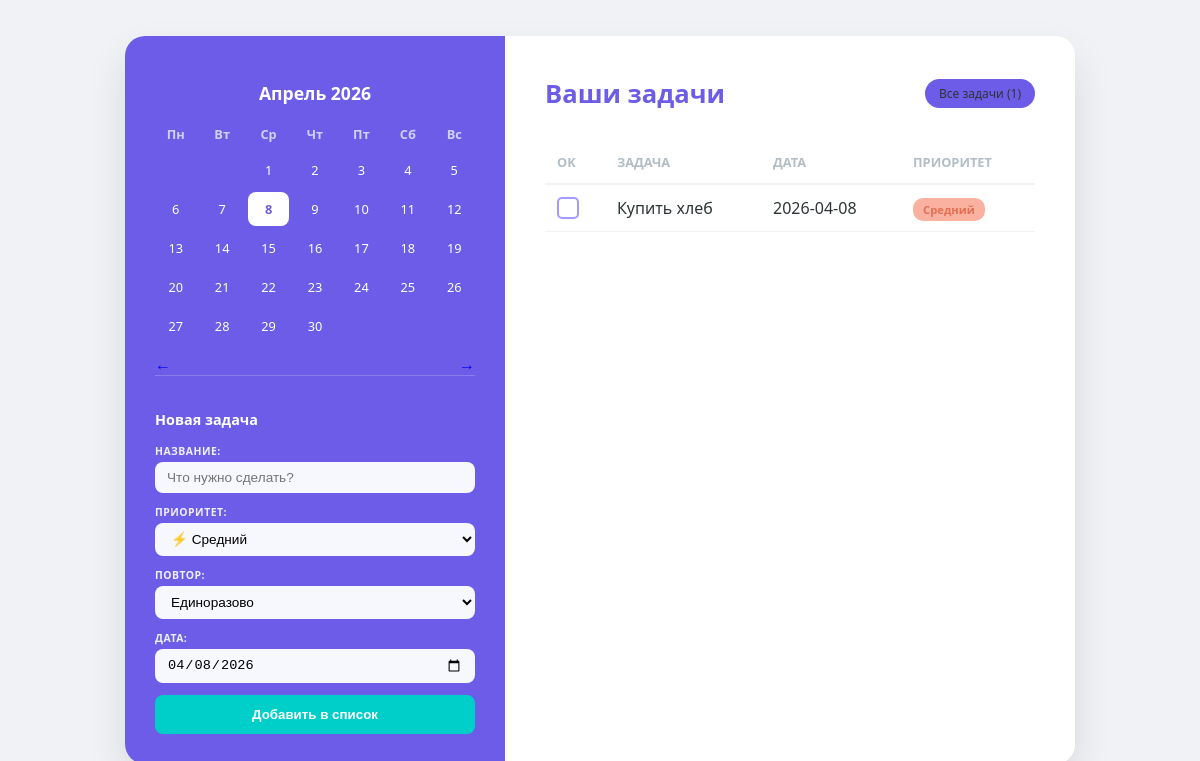
The page / (signed in) on the database its author committed.
### tables this page shows
CREATE TABLE todo (
                id INTEGER PRIMARY KEY AUTOINCREMENT,
                user_id INTEGER NOT NULL,
                name TEXT NOT NULL,
                priority TEXT NOT NULL,
                task_type TEXT NOT NULL,
                date TEXT NOT NULL,
                status INTEGER DEFAULT 0,
                FOREIGN KEY (user_id) REFERENCES users (id)
            );

### app.py (the view, shortened to what this page needs)
@app.route("/", methods=["GET", "POST"])
def index():
    if 'user_id' not in session:
        return redirect(url_for('auth_page'))
    selected_date = request.args.get('date')
    year = request.args.get('year', type=int)
    month = request.args.get('month', type=int)
    calendar_view = MonthCalendar(year, month)
    with get_db_connection() as conn:
        if selected_date:
            tasks = conn.execute(
                'SELECT * FROM todo WHERE user_id = ? AND date = ? ORDER BY id DESC',
                (session['user_id'], selected_date)
            ).fetchall()
            display_title = f"Задачи на {selected_date}"
        else:
            tasks = conn.execute(
                'SELECT * FROM todo WHERE user_id = ? ORDER BY date ASC, id DESC',
                (session['user_id'],)
            ).fetchall()
            display_title = "Ваши задачи"
    return render_template(
        'index.html',
        cal=calendar_view,
        tasks=tasks,
        display_title=display_title,
        username=session['username']
    )

### CalendarMatrix.py (called while the page is built)
    def get_month_name(self):
        return self.months_ru[self.month - 1]

    def get_days_matrix(self):
        cal = calendar.Calendar(firstweekday=0)
        return cal.monthdayscalendar(self.year, self.month)

    def is_today(self, day):
        return day == self.day_today

### app.py (called while the page is built)
def get_db_connection():
    conn = sqlite3.connect(DATABASE)
    conn.row_factory = sqlite3.Row
    return conn

### templates/index.html (shortened to what this page needs)
<!DOCTYPE html>
<html lang="ru">
<head>
    <link rel="stylesheet" href="{{ url_for('static', filename='style.css') }}">
</head>
<body>
<div class="container">
    <aside class="sidebar">
        <div class="calendar">
            <header>
                <h2>{{ cal.get_month_name() }} {{ cal.year }}</h2>
            </header>
            <div class="days-grid">
                <div class="day-name">Пн</div><div class="day-name">Вт</div><div class="day-name">Ср</div>
                <div class="day-name">Чт</div><div class="day-name">Пт</div><div class="day-name">Сб</div><div class="day-name">Вс</div>
                {% for week in cal.get_days_matrix() %}
                    {% for day in week %}
                        {% if day == 0 %}
                            <span></span>
                        {% else %}
                            {% set day_date = "%d-%02d-%02d"|format(cal.year, cal.month, day) %}
                            <div class="day {% if cal.is_today(day) %}active{% endif %} {% if selected_date == day_date %}selected{% endif %}">
                                <a href="/?date={{ day_date }}" style="text-decoration: none; color: inherit; display: block;">
                                    {{ day }}
                                </a>
                            </div>
                        {% endif %}
                    {% endfor %}
                {% endfor %}
            </div>
            <div class="calendar-nav" style="display: flex; justify-content: space-between; margin-top: 10px;">
                <a href="/?month={{ 12 if cal.month == 1 else cal.month - 1 }}&year={{ cal.year - 1 if cal.month == 1 else cal.year }}" style="text-decoration: none;">←</a>
                <a href="/?month={{ 1 if cal.month == 12 else cal.month + 1 }}&year={{ cal.year + 1 if cal.month == 12 else cal.year }}" style="text-decoration: none;">→</a>
            </div>
        </div>
        <form action="/" method="POST">
            <div class="add-task-form">
                <h3>Новая задача</h3>
                <div class="settings-group">
                    <label>Название:</label>
                    <input type="text" placeholder="Что нужно сделать?" class="input-field" name="todo_name" required>
                </div>
                <div class="settings-group">
                    <label>Приоритет:</label>
                    <select class="input-field select-priority" name="todo_priority">
                        <option value="medium" selected>⚡ Средний</option>
                    </select>
                </div>
                <div class="settings-group">
                    <label>Повтор:</label>
                    <select class="input-field" name="todo_return">
                        <option value="once">Единоразово</option>
                    </select>
                </div>
                <div class="settings-group">
                    <label>Дата:</label>
                    <input type="date" class="input-field" name="todo_date" required
                           value="{{ selected_date if selected_date else '%d-%02d-%02d'|format(cal.year, cal.month, cal.day_today or 1) }}">
                </div>
                <button type="submit" class="add-btn">Добавить в список</button>
            </div>
        </form>
    </aside>
    <main class="todo-section">
        <div class="header-flex">
            <h1>{{ display_title if display_title else "Мои задачи ✨" }}</h1>
            <div class="filter-chips">
                <a href="/" class="chip {% if not selected_date %}active{% endif %}" style="text-decoration: none; color: inherit;">Все задачи ({{ tasks|length }})</a>
            </div>
        </div>
        <table class="todo-table">
            <thead>
                <tr>
                    <th>OK</th>
                    <th>Задача</th>
                    <th>Дата</th>
                    <th>Приоритет</th>
                </tr>
            </thead>
            <tbody>
                {% for task in tasks %}
                <tr class="task-row {% if task['status'] == 1 %}completed{% endif %}" id="row-{{ task['id'] }}">
                    <td>
                        <label for="task-{{ task['id'] }}"></label>
                    </td>
                    <td class="task-text">{{ task['name'] }}</td>
                    <td class="task-days">{{ task['date'] }}</td>
                    <td>
                        <span class="badge {{ task['priority'] }}">
                            {% if task['priority'] == 'high' %} Высокий
                            {% elif task['priority'] == 'medium' %} Средний
                            {% else %} Низкий
                            {% endif %}
                        </span>
                    </td>
                </tr>
                {% else %}
                <tr>
                    <td colspan="4" style="text-align: center; padding: 20px; color: #999;">Задач нет. Время отдыхать! ☕</td>
                </tr>
                {% endfor %}
            </tbody>
        </table>
    </main>
</div>
</body>
</html>

### static/style.css (style rules this page uses)
:root { --bg-color: #f0f2f5; --card-bg: #ffffff; --primary: #6c5ce7; --primary-dark: #5b4cc4; --text: #2d3436; --accent: #a29bfe; --success: #00cec9; --success-hover: #00b894; --danger: #ff7675; }
body { font-family: 'Segoe UI', Roboto, Helvetica, Arial, sans-serif; background-color: var(--bg-color); color: var(--text); margin: 0; display: flex; justify-content: center; align-items: center; min-height: 100vh; }
.container { display: flex; width: 950px; min-height: 600px; background: var(--card-bg); border-radius: 20px; box-shadow: 0 20px 40px rgba(0,0,0,0.1); overflow: hidden; }
.sidebar { width: 320px; background: var(--primary); color: white; padding: 30px; display: flex; flex-direction: column; }
.calendar h2 { font-size: 1.1rem; margin-bottom: 20px; text-align: center; }
.days-grid { display: grid; grid-template-columns: repeat(7, 1fr); gap: 5px; text-align: center; font-size: 0.8rem; }
.day-name { font-weight: bold; opacity: 0.7; margin-bottom: 5px; }
.day { padding: 8px 0; border-radius: 8px; cursor: pointer; transition: 0.2s; }
.day.active { background: white; color: var(--primary); font-weight: bold; }
.add-task-form { margin-top: auto; padding-top: 20px; border-top: 1px solid rgba(255,255,255,0.2); }
.add-task-form h3 { font-size: 0.9rem; margin-bottom: 15px; }
.settings-group { margin-bottom: 12px; }
.settings-group label { display: block; font-size: 0.65rem; text-transform: uppercase; letter-spacing: 0.5px; margin-bottom: 4px; opacity: 0.9; font-weight: bold; color: white; }
.sidebar .input-field { width: 100%; padding: 8px 12px; border-radius: 8px; border: none; background: rgba(255, 255, 255, 0.95); font-size: 0.85rem; box-sizing: border-box; outline: none; }
.todo-section { flex-grow: 1; padding: 40px; background: white; }
.header-flex { display: flex; justify-content: space-between; align-items: center; margin-bottom: 30px; }
.header-flex h1 { margin: 0; font-size: 1.6rem; color: var(--primary); }
.filter-chips { display: flex; gap: 8px; }
.chip { padding: 6px 14px; background: var(--bg-color); border-radius: 20px; font-size: 0.75rem; color: var(--text); text-decoration: none; transition: 0.2s; }
.chip.active { background: var(--primary); color: white; }
.todo-table { width: 100%; border-collapse: collapse; }
.todo-table th { text-align: left; padding: 12px; border-bottom: 2px solid var(--bg-color); color: #b2bec3; font-size: 0.8rem; text-transform: uppercase; }
.todo-table td { padding: 12px; border-bottom: 1px solid var(--bg-color); }
.custom-cb + label { width: 18px; height: 18px; border: 2px solid var(--accent); border-radius: 5px; display: block; cursor: pointer; position: relative; transition: 0.2s; }
.badge { padding: 4px 10px; border-radius: 10px; font-size: 0.7rem; font-weight: bold; }
.medium { background: #fab1a0; color: #e17055; }
.add-btn { width: 100%; padding: 12px; border: none; border-radius: 8px; background: var(--success); color: white; font-weight: bold; cursor: pointer; transition: 0.2s; }

### rows shown on the page
todo: name "Купить хлеб", date "2026-04-08", priority "Средний"

### other values the page prints
{{ cal.get_month_name() }} "Апрель"
{{ cal.year }} "2026"
{{ day }} "1" "2" "3" "4" "5" "6" "7" "8" "9" "10" "11" "12" "13" "14" "15" "16" "17" "18" "19" "20" "21" "22" "23" "24" "25" "26" "27" "28" "29" "30"
{{ display_title if display_title else "Мои задачи ✨" }} "Ваши задачи"
{{ tasks|length }} "1"
